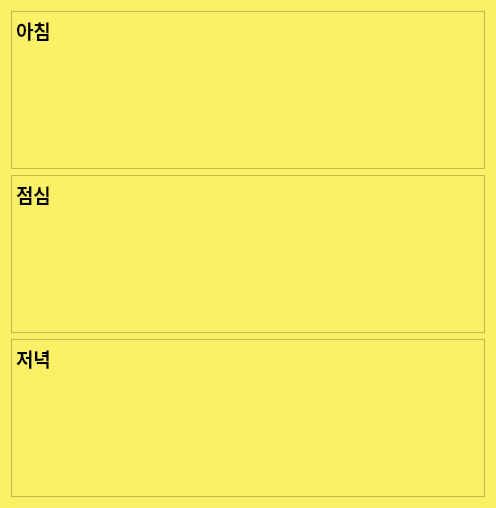
<?xml version="1.0" encoding="UTF-8"?>
<ui version="4.0">
 <class>Dialog</class>
 <widget class="QDialog" name="Dialog">
  <property name="geometry">
   <rect>
    <x>0</x>
    <y>0</y>
    <width>496</width>
    <height>508</height>
   </rect>
  </property>
  <property name="windowTitle">
   <string>신체 건강 식단</string>
  </property>
  <property name="windowIcon">
   <iconset>
    <normaloff>imagefile/body.png</normaloff>imagefile/body.png</iconset>
  </property>
  <property name="styleSheet">
   <string notr="true">background-color: rgb(250, 241, 102);</string>
  </property>
  <layout class="QVBoxLayout" name="verticalLayout">
   <item>
    <widget class="QTextBrowser" name="textBrowser_2">
     <property name="html">
      <string>&lt;!DOCTYPE HTML PUBLIC &quot;-//W3C//DTD HTML 4.0//EN&quot; &quot;http://www.w3.org/TR/REC-html40/strict.dtd&quot;&gt;
&lt;html&gt;&lt;head&gt;&lt;meta name=&quot;qrichtext&quot; content=&quot;1&quot; /&gt;&lt;style type=&quot;text/css&quot;&gt;
p, li { white-space: pre-wrap; }
&lt;/style&gt;&lt;/head&gt;&lt;body style=&quot; font-family:'Gulim'; font-size:9pt; font-weight:400; font-style:normal;&quot;&gt;
&lt;p style=&quot; margin-top:0px; margin-bottom:0px; margin-left:0px; margin-right:0px; -qt-block-indent:0; text-indent:0px;&quot;&gt;&lt;span style=&quot; font-size:14pt; font-weight:600;&quot;&gt;아침&lt;/span&gt;&lt;/p&gt;&lt;/body&gt;&lt;/html&gt;</string>
     </property>
    </widget>
   </item>
   <item>
    <widget class="QTextBrowser" name="textBrowser">
     <property name="html">
      <string>&lt;!DOCTYPE HTML PUBLIC &quot;-//W3C//DTD HTML 4.0//EN&quot; &quot;http://www.w3.org/TR/REC-html40/strict.dtd&quot;&gt;
&lt;html&gt;&lt;head&gt;&lt;meta name=&quot;qrichtext&quot; content=&quot;1&quot; /&gt;&lt;style type=&quot;text/css&quot;&gt;
p, li { white-space: pre-wrap; }
&lt;/style&gt;&lt;/head&gt;&lt;body style=&quot; font-family:'Gulim'; font-size:9pt; font-weight:400; font-style:normal;&quot;&gt;
&lt;p style=&quot; margin-top:0px; margin-bottom:0px; margin-left:0px; margin-right:0px; -qt-block-indent:0; text-indent:0px;&quot;&gt;&lt;span style=&quot; font-size:14pt; font-weight:600;&quot;&gt;점심&lt;/span&gt;&lt;/p&gt;
&lt;p style=&quot;-qt-paragraph-type:empty; margin-top:0px; margin-bottom:0px; margin-left:0px; margin-right:0px; -qt-block-indent:0; text-indent:0px; font-size:14pt; font-weight:600;&quot;&gt;&lt;br /&gt;&lt;/p&gt;&lt;/body&gt;&lt;/html&gt;</string>
     </property>
    </widget>
   </item>
   <item>
    <widget class="QTextBrowser" name="textBrowser_3">
     <property name="html">
      <string>&lt;!DOCTYPE HTML PUBLIC &quot;-//W3C//DTD HTML 4.0//EN&quot; &quot;http://www.w3.org/TR/REC-html40/strict.dtd&quot;&gt;
&lt;html&gt;&lt;head&gt;&lt;meta name=&quot;qrichtext&quot; content=&quot;1&quot; /&gt;&lt;style type=&quot;text/css&quot;&gt;
p, li { white-space: pre-wrap; }
&lt;/style&gt;&lt;/head&gt;&lt;body style=&quot; font-family:'Gulim'; font-size:9pt; font-weight:400; font-style:normal;&quot;&gt;
&lt;p style=&quot; margin-top:0px; margin-bottom:0px; margin-left:0px; margin-right:0px; -qt-block-indent:0; text-indent:0px;&quot;&gt;&lt;span style=&quot; font-size:14pt; font-weight:600;&quot;&gt;저녁&lt;/span&gt;&lt;/p&gt;&lt;/body&gt;&lt;/html&gt;</string>
     </property>
    </widget>
   </item>
  </layout>
 </widget>
 <resources/>
 <connections/>
</ui>
